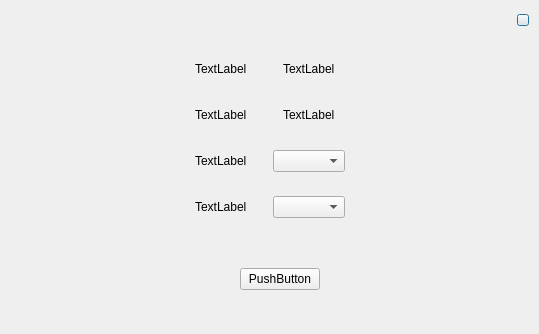
<?xml version="1.0" encoding="UTF-8"?>
<ui version="4.0">
 <class>Communication_Dialog</class>
 <widget class="QDialog" name="Communication_Dialog">
  <property name="geometry">
   <rect>
    <x>0</x>
    <y>0</y>
    <width>539</width>
    <height>334</height>
   </rect>
  </property>
  <property name="windowTitle">
   <string>Dialog</string>
  </property>
  <layout class="QVBoxLayout" name="verticalLayout_7">
   <property name="spacing">
    <number>0</number>
   </property>
   <property name="leftMargin">
    <number>0</number>
   </property>
   <property name="topMargin">
    <number>0</number>
   </property>
   <property name="rightMargin">
    <number>0</number>
   </property>
   <property name="bottomMargin">
    <number>0</number>
   </property>
   <item>
    <widget class="QWidget" name="communication_top_widget" native="true">
     <property name="sizePolicy">
      <sizepolicy hsizetype="Preferred" vsizetype="Fixed">
       <horstretch>0</horstretch>
       <verstretch>0</verstretch>
      </sizepolicy>
     </property>
     <property name="minimumSize">
      <size>
       <width>0</width>
       <height>40</height>
      </size>
     </property>
     <property name="maximumSize">
      <size>
       <width>16777215</width>
       <height>40</height>
      </size>
     </property>
     <property name="styleSheet">
      <string notr="true"/>
     </property>
     <layout class="QVBoxLayout" name="verticalLayout">
      <property name="spacing">
       <number>0</number>
      </property>
      <property name="leftMargin">
       <number>0</number>
      </property>
      <property name="topMargin">
       <number>0</number>
      </property>
      <property name="rightMargin">
       <number>0</number>
      </property>
      <property name="bottomMargin">
       <number>0</number>
      </property>
      <item>
       <layout class="QHBoxLayout" name="horizontalLayout">
        <property name="spacing">
         <number>0</number>
        </property>
        <item>
         <widget class="QLabel" name="communication_title_label">
          <property name="sizePolicy">
           <sizepolicy hsizetype="Expanding" vsizetype="Preferred">
            <horstretch>0</horstretch>
            <verstretch>0</verstretch>
           </sizepolicy>
          </property>
          <property name="text">
           <string/>
          </property>
          <property name="alignment">
           <set>Qt::AlignCenter</set>
          </property>
         </widget>
        </item>
        <item>
         <widget class="QPushButton" name="communication_close_pushButton">
          <property name="sizePolicy">
           <sizepolicy hsizetype="Fixed" vsizetype="Fixed">
            <horstretch>0</horstretch>
            <verstretch>0</verstretch>
           </sizepolicy>
          </property>
          <property name="maximumSize">
           <size>
            <width>12</width>
            <height>12</height>
           </size>
          </property>
          <property name="styleSheet">
           <string notr="true"/>
          </property>
          <property name="text">
           <string/>
          </property>
         </widget>
        </item>
        <item>
         <spacer name="horizontalSpacer_3">
          <property name="orientation">
           <enum>Qt::Horizontal</enum>
          </property>
          <property name="sizeType">
           <enum>QSizePolicy::Fixed</enum>
          </property>
          <property name="sizeHint" stdset="0">
           <size>
            <width>10</width>
            <height>20</height>
           </size>
          </property>
         </spacer>
        </item>
       </layout>
      </item>
     </layout>
    </widget>
   </item>
   <item>
    <widget class="QWidget" name="communication_content_widget" native="true">
     <layout class="QVBoxLayout" name="verticalLayout_6">
      <item>
       <layout class="QVBoxLayout" name="verticalLayout_5">
        <item>
         <layout class="QHBoxLayout" name="horizontalLayout_6">
          <item>
           <spacer name="horizontalSpacer_7">
            <property name="orientation">
             <enum>Qt::Horizontal</enum>
            </property>
            <property name="sizeHint" stdset="0">
             <size>
              <width>40</width>
              <height>20</height>
             </size>
            </property>
           </spacer>
          </item>
          <item>
           <layout class="QVBoxLayout" name="verticalLayout_4">
            <item>
             <layout class="QHBoxLayout" name="horizontalLayout_4">
              <item>
               <widget class="QLabel" name="device_type_label">
                <property name="text">
                 <string>TextLabel</string>
                </property>
               </widget>
              </item>
              <item>
               <spacer name="verticalSpacer_3">
                <property name="orientation">
                 <enum>Qt::Vertical</enum>
                </property>
                <property name="sizeHint" stdset="0">
                 <size>
                  <width>20</width>
                  <height>40</height>
                 </size>
                </property>
               </spacer>
              </item>
              <item>
               <widget class="QLabel" name="device_type_content">
                <property name="text">
                 <string>TextLabel</string>
                </property>
               </widget>
              </item>
             </layout>
            </item>
            <item>
             <layout class="QHBoxLayout" name="horizontalLayout_5">
              <item>
               <widget class="QLabel" name="baudrate_label">
                <property name="text">
                 <string>TextLabel</string>
                </property>
               </widget>
              </item>
              <item>
               <spacer name="verticalSpacer_5">
                <property name="orientation">
                 <enum>Qt::Vertical</enum>
                </property>
                <property name="sizeHint" stdset="0">
                 <size>
                  <width>20</width>
                  <height>40</height>
                 </size>
                </property>
               </spacer>
              </item>
              <item>
               <widget class="QLabel" name="baudrate_content">
                <property name="text">
                 <string>TextLabel</string>
                </property>
               </widget>
              </item>
             </layout>
            </item>
            <item>
             <layout class="QHBoxLayout" name="horizontalLayout_7">
              <item>
               <widget class="QLabel" name="device_index_label">
                <property name="text">
                 <string>TextLabel</string>
                </property>
               </widget>
              </item>
              <item>
               <spacer name="verticalSpacer_4">
                <property name="orientation">
                 <enum>Qt::Vertical</enum>
                </property>
                <property name="sizeHint" stdset="0">
                 <size>
                  <width>20</width>
                  <height>40</height>
                 </size>
                </property>
               </spacer>
              </item>
              <item>
               <widget class="QComboBox" name="device_index_comboBox"/>
              </item>
             </layout>
            </item>
            <item>
             <layout class="QHBoxLayout" name="horizontalLayout_8">
              <item>
               <widget class="QLabel" name="can_channel_label">
                <property name="text">
                 <string>TextLabel</string>
                </property>
               </widget>
              </item>
              <item>
               <spacer name="verticalSpacer_6">
                <property name="orientation">
                 <enum>Qt::Vertical</enum>
                </property>
                <property name="sizeHint" stdset="0">
                 <size>
                  <width>20</width>
                  <height>40</height>
                 </size>
                </property>
               </spacer>
              </item>
              <item>
               <widget class="QComboBox" name="can_channel_comboBox"/>
              </item>
             </layout>
            </item>
           </layout>
          </item>
          <item>
           <spacer name="horizontalSpacer_8">
            <property name="orientation">
             <enum>Qt::Horizontal</enum>
            </property>
            <property name="sizeHint" stdset="0">
             <size>
              <width>40</width>
              <height>20</height>
             </size>
            </property>
           </spacer>
          </item>
         </layout>
        </item>
        <item>
         <layout class="QHBoxLayout" name="horizontalLayout_9">
          <item>
           <spacer name="horizontalSpacer_9">
            <property name="orientation">
             <enum>Qt::Horizontal</enum>
            </property>
            <property name="sizeHint" stdset="0">
             <size>
              <width>40</width>
              <height>20</height>
             </size>
            </property>
           </spacer>
          </item>
          <item>
           <spacer name="verticalSpacer_7">
            <property name="orientation">
             <enum>Qt::Vertical</enum>
            </property>
            <property name="sizeHint" stdset="0">
             <size>
              <width>20</width>
              <height>40</height>
             </size>
            </property>
           </spacer>
          </item>
          <item>
           <widget class="QPushButton" name="commucation_sure_pushButton">
            <property name="text">
             <string>PushButton</string>
            </property>
           </widget>
          </item>
          <item>
           <spacer name="horizontalSpacer_10">
            <property name="orientation">
             <enum>Qt::Horizontal</enum>
            </property>
            <property name="sizeHint" stdset="0">
             <size>
              <width>40</width>
              <height>20</height>
             </size>
            </property>
           </spacer>
          </item>
         </layout>
        </item>
       </layout>
      </item>
     </layout>
    </widget>
   </item>
  </layout>
 </widget>
 <resources/>
 <connections/>
</ui>
